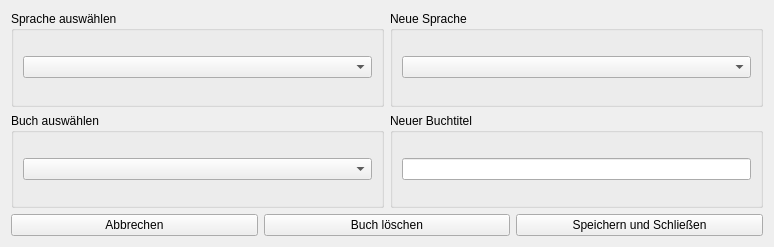
<?xml version="1.0" encoding="UTF-8"?>
<ui version="4.0">
 <class>Form</class>
 <widget class="QWidget" name="Form">
  <property name="geometry">
   <rect>
    <x>0</x>
    <y>0</y>
    <width>774</width>
    <height>247</height>
   </rect>
  </property>
  <property name="windowTitle">
   <string>Buchtitel ändern</string>
  </property>
  <layout class="QVBoxLayout" name="verticalLayout_6">
   <item>
    <layout class="QVBoxLayout" name="verticalLayout_5">
     <item>
      <layout class="QHBoxLayout" name="horizontalLayout_3" stretch="1,1">
       <item>
        <widget class="QGroupBox" name="groupBox">
         <property name="title">
          <string>Sprache auswählen</string>
         </property>
         <layout class="QVBoxLayout" name="verticalLayout">
          <item>
           <widget class="QComboBox" name="cBSpracheAuswaehlen"/>
          </item>
         </layout>
        </widget>
       </item>
       <item>
        <widget class="QGroupBox" name="groupBox_4">
         <property name="title">
          <string>Neue Sprache</string>
         </property>
         <layout class="QVBoxLayout" name="verticalLayout_2">
          <item>
           <widget class="QComboBox" name="cBSpracheNeu"/>
          </item>
         </layout>
        </widget>
       </item>
      </layout>
     </item>
     <item>
      <layout class="QHBoxLayout" name="horizontalLayout_2" stretch="1,1">
       <item>
        <widget class="QGroupBox" name="groupBox_3">
         <property name="title">
          <string>Buch auswählen</string>
         </property>
         <layout class="QVBoxLayout" name="verticalLayout_4">
          <item>
           <widget class="QComboBox" name="cbBuchAuswaehlen"/>
          </item>
         </layout>
        </widget>
       </item>
       <item>
        <widget class="QGroupBox" name="groupBox_2">
         <property name="title">
          <string>Neuer Buchtitel</string>
         </property>
         <layout class="QVBoxLayout" name="verticalLayout_3">
          <item>
           <widget class="QLineEdit" name="tfNeuerName"/>
          </item>
         </layout>
        </widget>
       </item>
      </layout>
     </item>
     <item>
      <layout class="QHBoxLayout" name="horizontalLayout" stretch="1,1,1">
       <item>
        <widget class="QPushButton" name="btnAbbrechen">
         <property name="text">
          <string>Abbrechen</string>
         </property>
        </widget>
       </item>
       <item>
        <widget class="QPushButton" name="btnBuchLoeschen">
         <property name="text">
          <string>Buch löschen</string>
         </property>
        </widget>
       </item>
       <item>
        <widget class="QPushButton" name="btnSpeichernUndSchliessen">
         <property name="text">
          <string>Speichern und Schließen</string>
         </property>
        </widget>
       </item>
      </layout>
     </item>
    </layout>
   </item>
  </layout>
 </widget>
 <resources/>
 <connections/>
</ui>
